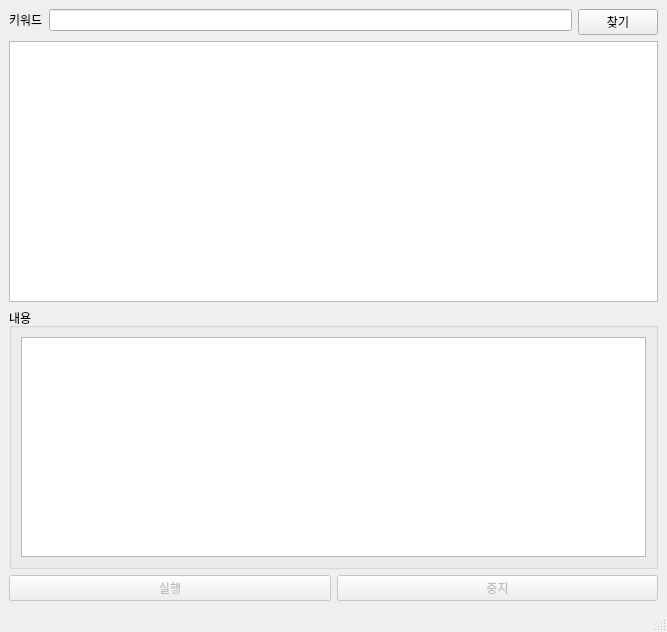
<?xml version="1.0" encoding="UTF-8"?>
<ui version="4.0">
 <class>MainWindow</class>
 <widget class="QMainWindow" name="MainWindow">
  <property name="geometry">
   <rect>
    <x>0</x>
    <y>0</y>
    <width>667</width>
    <height>632</height>
   </rect>
  </property>
  <property name="windowTitle">
   <string>밴드 채팅 보내기 매크로</string>
  </property>
  <widget class="QWidget" name="centralwidget">
   <layout class="QVBoxLayout" name="verticalLayout">
    <item>
     <layout class="QHBoxLayout" name="horizontalLayout_2">
      <item>
       <layout class="QFormLayout" name="formLayout">
        <item row="0" column="0">
         <widget class="QLabel" name="keyword_label">
          <property name="text">
           <string>키워드</string>
          </property>
          <property name="buddy">
           <cstring>keyword_edit</cstring>
          </property>
         </widget>
        </item>
        <item row="0" column="1">
         <widget class="QLineEdit" name="keyword_edit"/>
        </item>
       </layout>
      </item>
      <item>
       <widget class="QPushButton" name="find_btn">
        <property name="text">
         <string>찾기</string>
        </property>
       </widget>
      </item>
     </layout>
    </item>
    <item>
     <widget class="QTableWidget" name="tableWidget">
      <property name="editTriggers">
       <set>QAbstractItemView::NoEditTriggers</set>
      </property>
     </widget>
    </item>
    <item>
     <widget class="QGroupBox" name="content_group">
      <property name="title">
       <string>내용</string>
      </property>
      <layout class="QVBoxLayout" name="verticalLayout_3">
       <item>
        <widget class="QPlainTextEdit" name="content_edit"/>
       </item>
      </layout>
     </widget>
    </item>
    <item>
     <layout class="QHBoxLayout" name="horizontalLayout">
      <item>
       <widget class="QPushButton" name="run_btn">
        <property name="enabled">
         <bool>false</bool>
        </property>
        <property name="text">
         <string>실행</string>
        </property>
       </widget>
      </item>
      <item>
       <widget class="QPushButton" name="stop_btn">
        <property name="enabled">
         <bool>false</bool>
        </property>
        <property name="text">
         <string>중지</string>
        </property>
       </widget>
      </item>
     </layout>
    </item>
   </layout>
  </widget>
  <widget class="QStatusBar" name="statusbar"/>
 </widget>
 <resources/>
 <connections>
  <connection>
   <sender>find_btn</sender>
   <signal>clicked()</signal>
   <receiver>MainWindow</receiver>
   <slot>find()</slot>
   <hints>
    <hint type="sourcelabel">
     <x>647</x>
     <y>25</y>
    </hint>
    <hint type="destinationlabel">
     <x>669</x>
     <y>12</y>
    </hint>
   </hints>
  </connection>
  <connection>
   <sender>run_btn</sender>
   <signal>clicked()</signal>
   <receiver>MainWindow</receiver>
   <slot>run()</slot>
   <hints>
    <hint type="sourcelabel">
     <x>197</x>
     <y>598</y>
    </hint>
    <hint type="destinationlabel">
     <x>197</x>
     <y>611</y>
    </hint>
   </hints>
  </connection>
  <connection>
   <sender>stop_btn</sender>
   <signal>clicked()</signal>
   <receiver>MainWindow</receiver>
   <slot>stop()</slot>
   <hints>
    <hint type="sourcelabel">
     <x>589</x>
     <y>589</y>
    </hint>
    <hint type="destinationlabel">
     <x>606</x>
     <y>611</y>
    </hint>
   </hints>
  </connection>
  <connection>
   <sender>content_edit</sender>
   <signal>textChanged()</signal>
   <receiver>MainWindow</receiver>
   <slot>on_text_changed()</slot>
   <hints>
    <hint type="sourcelabel">
     <x>579</x>
     <y>437</y>
    </hint>
    <hint type="destinationlabel">
     <x>664</x>
     <y>425</y>
    </hint>
   </hints>
  </connection>
 </connections>
 <slots>
  <slot>find()</slot>
  <slot>run()</slot>
  <slot>stop()</slot>
  <slot>on_text_changed()</slot>
 </slots>
</ui>
